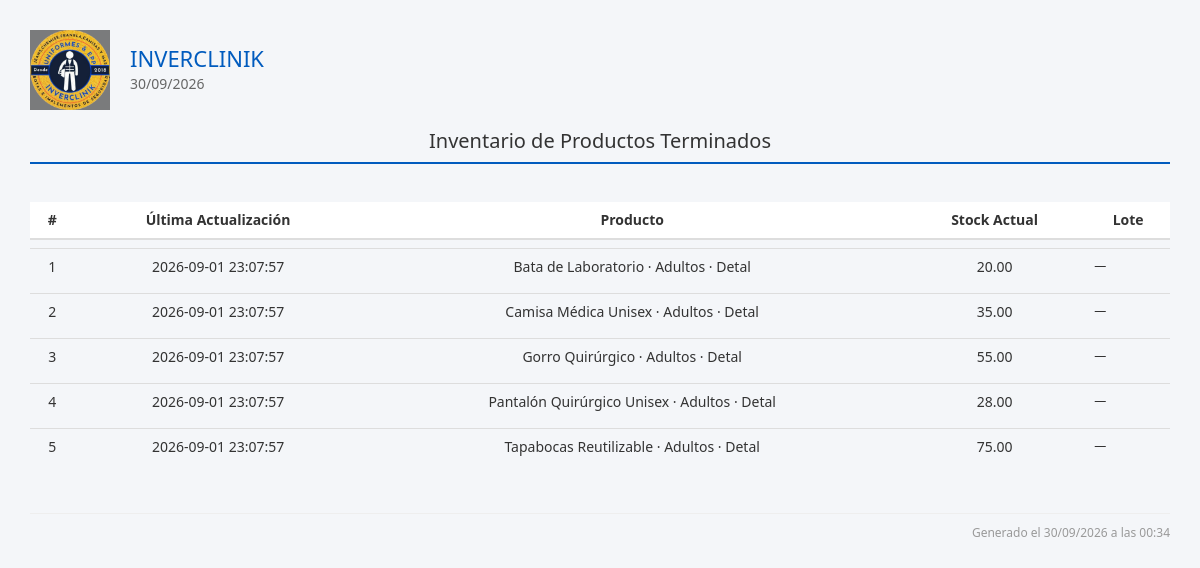
The app's page /reportes/inventario_productos_view.php with its own data.
### tables this page shows
CREATE TABLE IF NOT EXISTS `inventario` (
  `id` int(11) NOT NULL AUTO_INCREMENT,
  `tipo_item` enum('insumo','producto') NOT NULL COMMENT 'insumo=id de insumos, producto=id de recetas',
  `tipo_item_id` int(11) NOT NULL COMMENT 'ID del insumo o de la receta según tipo_item',
  `stock_actual` decimal(12,2) NOT NULL DEFAULT 0.00,
  `tipo_movimiento` enum('compra','orden_produccion','manual','ajuste') DEFAULT 'manual',
  `ultima_actualizacion` timestamp NOT NULL DEFAULT current_timestamp() ON UPDATE current_timestamp(),
  `orden_produccion_id` int(11) DEFAULT NULL COMMENT 'Enlace con orden de producción si aplica',
  PRIMARY KEY (`id`),
  UNIQUE KEY `unique_tipo_item` (`tipo_item`,`tipo_item_id`),
  KEY `idx_tipo_item` (`tipo_item`),
  KEY `idx_tipo_item_id` (`tipo_item_id`),
  KEY `idx_orden_produccion` (`orden_produccion_id`)
);

### reportes/inventario_productos_view.php (the view, shortened to what this page needs)
<?php
require_once('../template/header.php');
require_once __DIR__ . '/../lib/InventarioLotes.php';
$where = [];
$tieneNuevo = $conn->query("SHOW COLUMNS FROM inventario LIKE 'tipo_item'")->num_rows > 0;
if ($tieneNuevo) {
    $where[] = "inv.tipo_item = 'producto'";
    $condiciones = count($where) ? 'WHERE ' . implode(' AND ', $where) : '';
    $sql = "
    SELECT
        inv.tipo_item_id AS id,
        inv.ultima_actualizacion,
        CONCAT(p.nombre, ' · ', COALESCE(rt.nombre_rango, ''), ' · ', COALESCE(tp.nombre, '')) AS producto,
        inv.stock_actual,
        (SELECT GROUP_CONCAT(l.numero_lote ORDER BY l.fecha_entrada DESC, l.id DESC SEPARATOR ', ')
         FROM inventario_lotes l
         WHERE l.tipo_item = 'producto' AND l.tipo_item_id = inv.tipo_item_id AND l.cantidad_restante > 0) AS lotes
    FROM inventario inv
    INNER JOIN recetas r ON r.id = inv.tipo_item_id
    INNER JOIN productos p ON p.id = r.producto_id
    LEFT JOIN rangos_tallas rt ON rt.id = r.rango_tallas_id
    LEFT JOIN tipos_produccion tp ON tp.id = r.tipo_produccion_id
    $condiciones
    ORDER BY p.nombre ASC
    ";
}
$result = $conn->query($sql);
?>
<div class="contenido-principal">
<div class="reporte-header">
    <div class="logo-info">
        <img src="../assets/img/inverclinik_3.png" alt="Logo INVERCLINIK">
        <div class="empresa-fecha">
            <h1>INVERCLINIK</h1>
            <p><?= date('d/m/Y') ?></p>
        </div>
    </div>
    <div class="titulo-reporte">
        <h2>Inventario de Productos Terminados</h2>
    </div>
</div>
<?php if ($result && $result->num_rows > 0): ?>
<table class="table">
<thead>
<tr>
<th>#</th>
<th>Última Actualización</th>
<th>Producto</th>
<th>Stock Actual</th>
<th>Lote</th>
</tr>
</thead>
<tbody>
<?php $i = 1; ?>
<?php while ($row = $result->fetch_assoc()): ?>
<tr>
<td><?= $i++ ?></td>
<td><?= htmlspecialchars($row['ultima_actualizacion'] ?? '—') ?></td>
<td><?= htmlspecialchars($row['producto']) ?></td>
<td><?= htmlspecialchars($row['stock_actual'] ?? '0') ?></td>
<td style="text-align:left; font-size:12px;"><?= htmlspecialchars($row['lotes'] ?? '—') ?></td>
</tr>
<?php endwhile; ?>
</tbody>
</table>
<?php else: ?>
<div class="no-data">
No existen productos terminados en inventario con esos filtros.
</div>
<?php endif; ?>
<div class="reporte-footer">
Generado el <?= date('d/m/Y \a \l\a\s H:i') ?>
</div>
</div>
<?php require_once('../template/footer.php'); ?>

### css/dashboard.css (style rules this page uses)
* { margin: 0; padding: 0; box-sizing: border-box; }

### css/reportes.css (style rules this page uses)
.reporte-header { display: flex; flex-direction: column; align-items: stretch; border-bottom: 2px solid #005bbe; margin-bottom: 30px; padding-bottom: 10px; }
.logo-info { display: flex; justify-content: flex-start; align-items: center; gap: 20px; }
.logo-info img { width: 80px; height: auto; }
.empresa-fecha h1 { font-size: 22px; color: #005bbe; margin: 0; }
.empresa-fecha p { font-size: 14px; color: #666; margin: 4px 0 0; }
.titulo-reporte { text-align: center; margin-top: 20px; }
.titulo-reporte h2 { font-size: 20px; color: #333; margin: 0; }
.table { width: 100%; border-collapse: separate; border-spacing: 0 8px; margin-bottom: 30px; }
.table th { padding: 12px 16px; font-size: 14px; text-align: center; background-color: #ffffff; border: none; }
.table td { padding: 10px 16px; font-size: 14px; text-align: center; border: none; }
.table tbody tr { border-radius: 8px; overflow: hidden; }
.reporte-footer { text-align: right; font-size: 12px; color: #999; border-top: 1px solid #eee; padding-top: 10px; margin-top: 40px; }
.contenido-principal { margin-left: 0 !important; padding: 0; box-sizing: border-box; background-color: #fff; min-height: 100vh; }

### css/style.css (style rules this page uses)
:root { --primary: #0056b3; --primary-hover: #004494; --primary-light: #e7f1ff; --primary-border: #0056b3; --secondary: #6c757d; --secondary-hover: #565e64; --secondary-light: #f1f3f5; --success: #28a745; --success-hover: #218838; --success-light: #e8f7ec; --danger: #dc3545; --danger-hover: #c82333; --danger-light: #fde8e9; --warning: #ffc107; --warning-hover: #e0a800; --warning-light: #fff9e6; --warning-text: #856404; --info: #17a2b8; --info-hover: #138496; --info-light: #e2f7fa; --dark: #343a40; --light: #f8f9fa; --border-color: #dee2e6; --card-shadow: 0 4px 16px rgba(0, 0, 0, 0.07); --btn-shadow: 0 2px 5px rgba(0, 0, 0, 0.08); --btn-shadow-hover: 0 5px 12px rgba(0, 0, 0, 0.15); --radius-sm: 6px; --radius-md: 8px; --radius-lg: 12px; --radius-pill: 50px; }
.contenido-principal { margin-left: 60px; padding: 30px; box-sizing: border-box; background-color: #f4f6f9; min-height: 100vh; }

### css/navbar.css (style rules this page uses)
.main-content, .contenido-principal { margin-left: 60px; transition: margin-left 0.3s cubic-bezier(0.4, 0, 0.2, 1); }

### records on screen
inventario: ultima_actualizacion "2026-09-01 23:07:57", producto "Bata de Laboratorio · Adultos · Detal", stock_actual "20.00", lotes "—"
inventario: ultima_actualizacion "2026-09-01 23:07:57", producto "Camisa Médica Unisex · Adultos · Detal", stock_actual "35.00", lotes "—"
inventario: ultima_actualizacion "2026-09-01 23:07:57", producto "Gorro Quirúrgico · Adultos · Detal", stock_actual "55.00", lotes "—"
inventario: ultima_actualizacion "2026-09-01 23:07:57", producto "Pantalón Quirúrgico Unisex · Adultos · Detal", stock_actual "28.00", lotes "—"
inventario: ultima_actualizacion "2026-09-01 23:07:57", producto "Tapabocas Reutilizable · Adultos · Detal", stock_actual "75.00", lotes "—"
